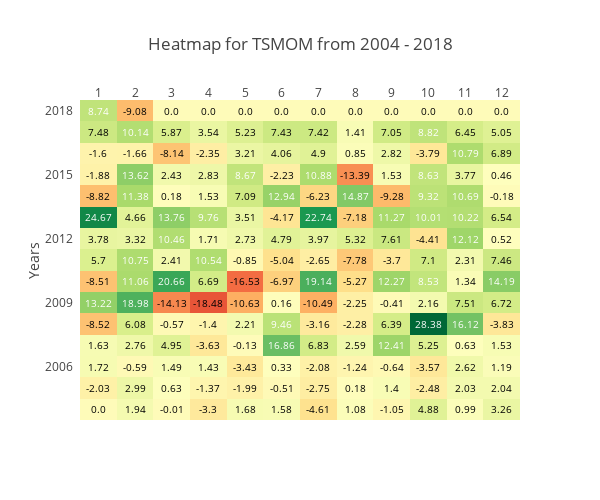
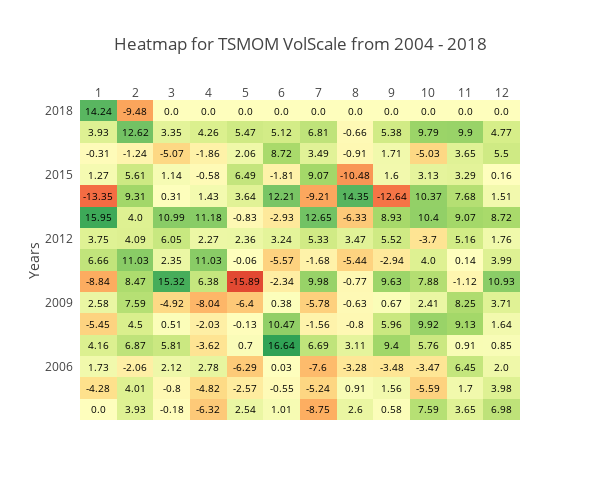
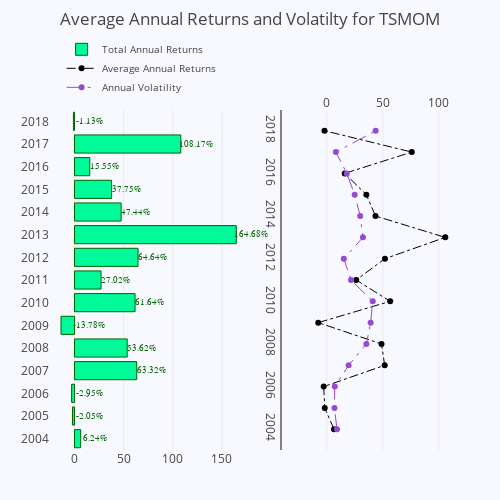
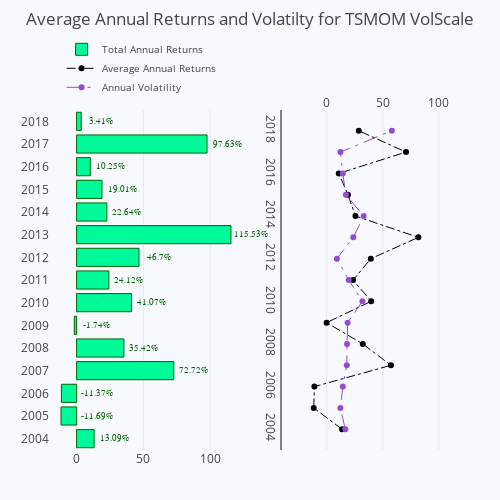

The notebook cell these images were saved under, in order:
### Code cell
tsmom.get_monthly_heatmap(strat, 
                          plt_type= 'iplot',
                          cmap = 'RdYlGn', 
                          yr_from='2003',
                          width = 600,
                          height = 500,
                          filename = '/Users/Ravi/Desktop/Git/india-famafrench/docs/_static/ETFHeatMap.html',
                          vmin = -50,
                          colors = ['black', 'white']
                         )
tsmom.get_monthly_heatmap(strat_vol, 
                          cmap = 'RdYlGn', 
                          yr_from = '2003', 
                          plt_type = 'iplot', 
                          filename = '/Users/Ravi/Desktop/Git/india-famafrench/docs/_static/ETFHeatMapVol.html',
                          vmax = 300,
                          width = 600,
                          height = 500,
                          vmin = -50,
                          colors = ['black', 'black']
                          )

# get_monthly_hist(strat)
# get_monthly_hist(strat_vol)

# tsmom.underwater(strat, spy_rets,
#                  plt_type= 'plot', 
#                  filename = '/Users/Ravi/Desktop/Git/india-famafrench/docs/_static/ETFUnderwater.html', 
#                  width = 550, 
#                  height = 320, 
#                  range = [-65, 0])
# tsmom.underwater(strat_vol, spy_rets,
#                  plt_type= 'plot', 
#                  filename = '/Users/Ravi/Desktop/Git/india-famafrench/docs/_static/ETFVolUnderwater.html', 
#                  width = 550, 
#                  height = 320, 
#                  range = [-65, 0])
# tsmom.underwater(spy_rets, 
#                  plt_type= 'plot', 
#                  filename = 'SPYUnderwater.html', 
#                  width = 550, 
#                  height = 320)

iplot(tsmom.get_ann_ret_plot(strat, 
                            width = 500, 
                            height = 500, 
                            x2range= [-40, 110]), 
     show_link = False, 
     filename = '/Users/Ravi/Desktop/Git/india-famafrench/docs/_static/ETFAnnRets.html')
iplot(tsmom.get_ann_ret_plot(strat_vol, 
                            width = 500, 
                            height = 500, 
                            x2range= [-40, 110]), 
     show_link = False, 
     filename = '/Users/Ravi/Desktop/Git/india-famafrench/docs/_static/ETFVolAnnRets.html')
# plot(tsmom.get_ann_ret_plot(spy_rets_d, 
#                             width = 650, 
#                             height = 700, 
#                             dtime= 'daily', 
#                             x2range= [-40, 110]), 
#      show_link = False, 
#      filename = 'SPY.html')
